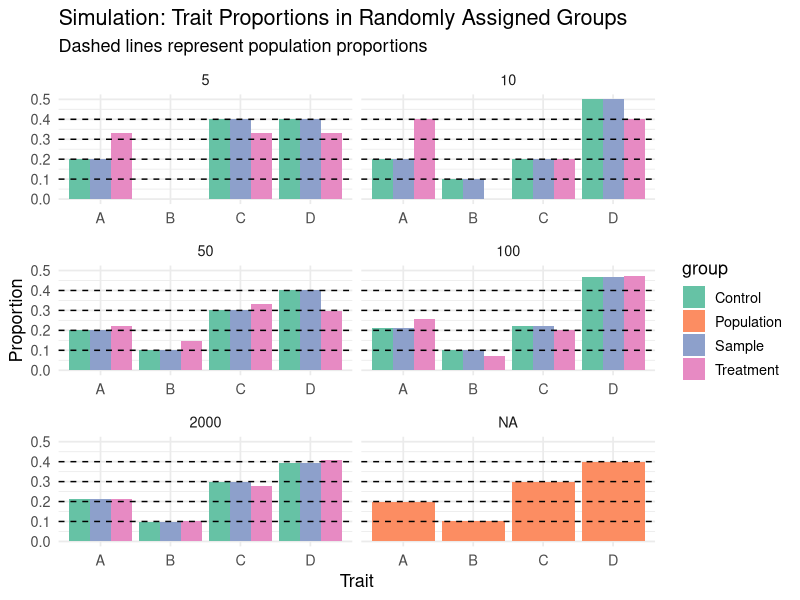

The R script that drew this image:
## ---- chunk 1
set.seed(123)
library(dplyr)
library(tidyverse)
library(ggplot2)

# Randomly samples n observations from a population with some distribution of traits
N <- 100000
traits <- c("A","B","C","D")
p_true  <- c(0.20, 0.10, 0.30, 0.40)

# Create population with traits following true probabilities
population <- data.frame(
  id <- 1:N,
  trait <- sample(traits, size = N, replace = TRUE, prob = p_true)
)

# Function to run n times of simulation
simulation <- function(n){
  # sample n observations from population
  sample_data <- population %>% sample_n(n) 
  # randomly assign treatment with equal probability
  sample_data$treatment <- rbinom(n, size = 1, prob = 0.5)
  
  #compute trait proportions for entire sample
  sample_data$trait <- factor(sample_data$trait, levels = traits)
  prop_all <- prop.table(table(sample_data$trait))
  prop_treatment <- prop.table(table(sample_data$trait[sample_data$treatment == 1]))
  prop_control <- prop.table(table(sample_data$trait[sample_data$treatment == 0]))
  
  #Tidy Data
  data.frame(
    group = rep(c("Sample", "Treatment", "Control"), each = length(traits)),
    trait = rep(traits, 3),
    proportion = c(prop_all, prop_treatment, prop_all),
    n=n
  )
}

# Run simulation for increasing sample sizes
sample_sizes <- c(5, 10, 50, 100, 2000)
result_list <- lapply(sample_sizes, simulation)
sim_results <- rbind(result_list[[1]], result_list[[2]], result_list[[3]], result_list[[4]], result_list[[5]])

# Add population proportions for comparison
pop_df <- data.frame(
  group = "Population",
  trait = traits,
  proportion = p_true,
  n = NA
)

# Combine results
plot_data <- rbind(sim_results, pop_df)

# Plot
ggplot(plot_data, aes(x = trait, y = proportion, fill = group)) +
  geom_bar(stat = "identity", position = "dodge") +
  facet_wrap(~ n, ncol = 2, scales = "free_x") +
  geom_hline(yintercept = p_true, color = "black", linetype = "dashed") +
  labs(
    title = "Simulation: Trait Proportions in Randomly Assigned Groups",
    subtitle = "Dashed lines represent population proportions",
    x = "Trait",
    y = "Proportion"
  ) +
  theme_minimal(base_size = 13) +
  scale_fill_brewer(palette = "Set2")

# So from the simulation it is clear that as n increases, the distribution of traits in the sample, treatment and control groups have similar proportions to the distribution in the population. 
## ---- chunk 2
voting <- read.csv("voting.csv")

class(voting$message)
class(voting$voted)
class(voting$birth)
# Treatment is the social pressure message, it is a discrete variable, the data type is character/string

# Create a new treatment variable in your data frame that is a binary version of the existing treatment variable. Your new variable should equal 1 if the observation was treated, and 0 otherwise.
voting$treatment <- ifelse (voting$message == "yes", 1, 0)

# Compute the average outcome for the treatment group and the average outcome for the control group. Interpret the results by writing 1-2 sentences about what these numbers mean substantively.

avg_outcome <- voting %>% 
  group_by (treatment) %>% 
  summarise (avg_outcome = mean (voted, na.rm = TRUE))

avg_outcome_treatment <- avg_outcome$avg_outcome[avg_outcome$treatment == 1]
avg_outcome_control <- avg_outcome$avg_outcome[avg_outcome$treatment == 0]

avg_outcome_treatment
avg_outcome_control

# Interpret: The average turnout in the treatment group, who received the social pressure message, was 37.8%, compared to 29.7% in the control group. This indicates that exposure to the social pressure mailing substantially increased the likelihood of voting, raising turnout by about 8 percentage points.

# Use brackets to subset the data frame and create two new data frames, one for the treatment group and one for the control group.
treatment_data <- voting[voting$treatment == 1, ]
control_data <- voting[voting$treatment == 0, ]

# What is the average birth year for the treatment and control groups?
avg_birth_treatment <- mean(treatment_data$birth)
avg_birth_control <- mean(control_data$birth)
avg_birth_treatment
avg_birth_control

# What is the estimated average causal effect for this experiment? Provide the calculated average effect and a substantive interpretation.
estimated_effect <- avg_outcome_treatment - avg_outcome_control
estimated_effect

# Interpret: exposure to the social pressure mailing substantially increased the likelihood of voting, raising turnout by about 8 percentage points

# Suppose we wanted to claim that the estimated causal effect is an estimated effect for the entire U.S. population. What assumption would need to hold for us to make this claim?

# To treat the estimated causal effect from this experiment as the causal effect for the entire U.S. voting-eligible population, we need an external validity assumption. The sample of voters included in the study must be representative of the broader electorate in ways that matter for how the treatment operates, or else we must assume that the effect of receiving a social pressure mailing is constant across different subgroups of voters. In other words, the process by which these voters were sampled should not bias the relationship between the mailing and the decision to vote. In addition, the standard causal assumptions of randomized experiments must hold. The Stable Unit Treatment Value Assumption requires that one person’s turnout decision is not affected by whether others around them received a mailing, and that all treated voters were exposed to the same type of social pressure message. Finally, random assignment must be valid: each voter in the study must have had an equal chance of being assigned to the mailing or no-mailing condition, and this assignment must not be correlated with their underlying propensity to vote.

